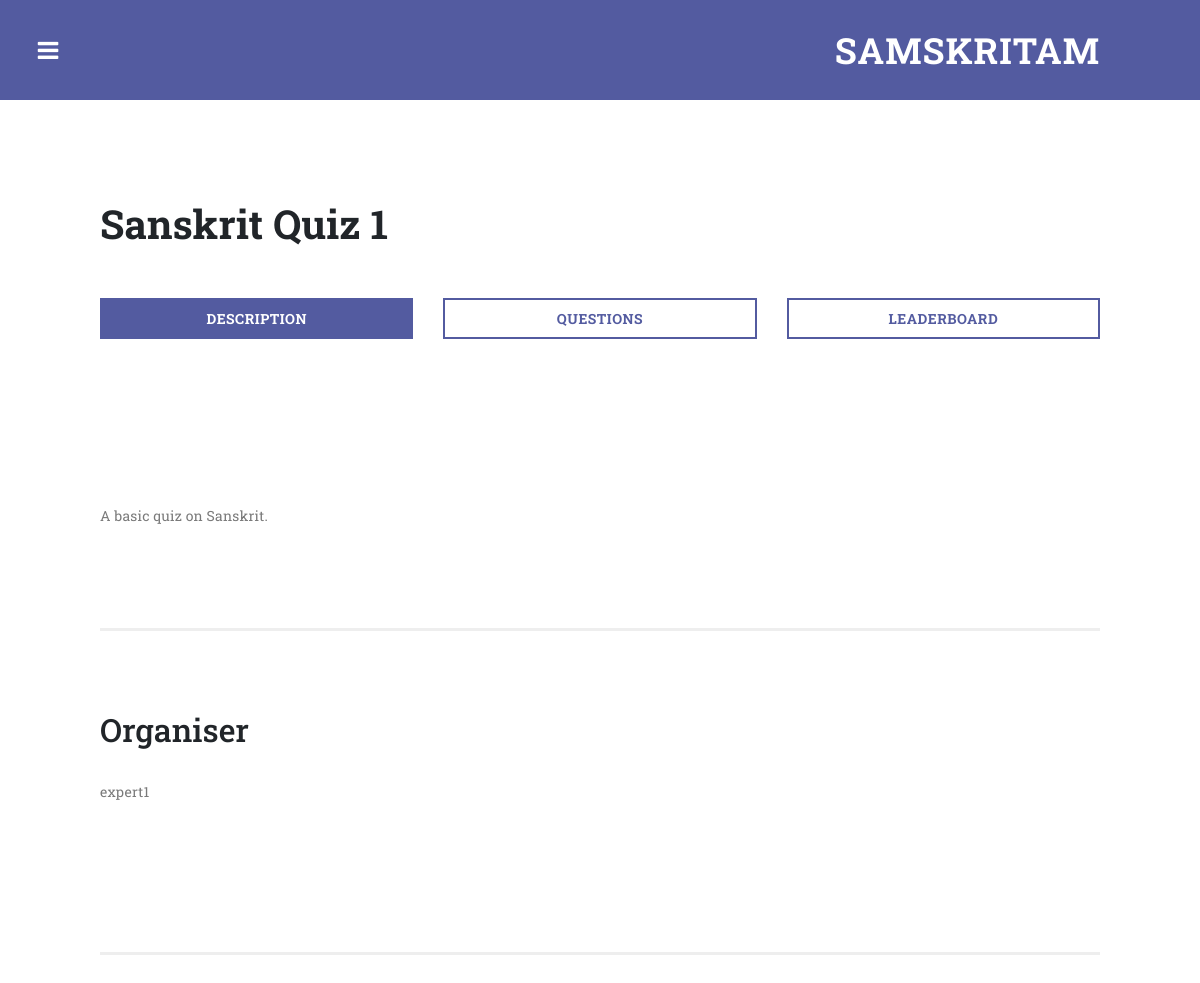
The app's page /competition_description/4/ with its own data.
### main/models.py (models this page shows, shortened)
class Competition(models.Model):
    name = models.CharField(max_length=200)
    organiser = models.ForeignKey(User,on_delete=models.SET_NULL,null=True)
    description = models.TextField(default='-')
    start_time = models.DateTimeField(null = True)
    end_time = models.DateTimeField(null = True)
    imageurl = models.TextField(null = True, blank = True,default='-')
    imagename = models.TextField(null = True, blank =True,default='-')

### main/views.py (the view, shortened to what this page needs)
# urls.py: path('competition_description/<int:pk>/',views.competition_description,name="competition_description"),
def competition_description(request,pk):
    expert = None
    if request.user.is_authenticated:
        if Expert_data.objects.filter(user = request.user):
            expert = request.user
    competition = Competition.objects.get(pk=pk)
    return render(request,'main/competition_description.html',{"expert":expert,"competition":competition})

### templates/main/competition_description.html (shortened to what this page needs)
{%extends "main/base.html"%}
{% load static %}
{% block content %}
<div class="row">
                  <div class="col-md-12">
                    <div class="section-heading">
                      <h2 style="font-size:40px">{{competition.name}}</h2>
                    </div>
                  </div>
                      <div class="col-md-4">
                        <div class="filled-rectangle-button">
                          <a href="{% url 'competition_description' pk=competition.pk %}">Description</a>
                        </div>
                      </div>
                      <div class="col-md-4">
                        <div class="border-rectangle-button">
                          <a href="{% url 'competition_questions' pk=competition.pk %}">Questions</a>
                        </div>
                      </div>
                      <div class="col-md-4">
                        <div class="border-rectangle-button">
                          <a href="{% url 'competition_leaderboard' pk=competition.pk %}">Leaderboard</a>
                        </div>
                      </div>
                    </div>
            <section class="simple-post">
              <div class="container-fluid">
                <div class="row">
                  <div class="col-md-12">
                    <div class="down-content">
                      <p>{{competition.description}}</p>
                    </div>
                  </div>
                </div>
              </div>
            </section>
            <section class="simple-post">
              <div class="container-fluid">
               <div class="row">
                  <div class="col-md-6">
            <h2>Organiser</h2>
                      <p>{{competition.organiser}}</p>
                      <br><br>
                  </div>
                </div>
              </div>
              </section>
{%endblock%}

### static/main/assets/css/style1.css (style rules this page uses)
body { color: #330066; background: #FFFFFF; font-family: Verdana, Arial; }
p { margin: 0.6em 0 0.6em 0; }
a { color: #330066; text-decoration: underline; }

### static/main/assets/css/templatemo-style.css (style rules this page uses)
body { font-family: 'Roboto Slab', sans-serif; }
p { font-size: 14px; line-height: 25px; color: #7a7a7a; letter-spacing: 0.2px; }
section { border-bottom: 3px solid #eee; padding-bottom: 100px; }
.simple-post { margin-top: 80px; }
.simple-post .container-fluid { padding-left: 0px; padding-right: 0px; }
.simple-post p { margin-top: 30px; margin-bottom: 0px; }
.filled-rectangle-button { margin-bottom: 30px; }
.filled-rectangle-button a { font-size: 14px; font-weight: 700; text-transform: uppercase; display: inline-block; padding: 8px; width: 100%; text-align: center; letter-spacing: 0.5px; color: #fff; border: 2px solid #535ba0; transition: all 0.5s; background-color: rgba(83,91,160,1); }
.border-rectangle-button { margin-bottom: 30px; }
.border-rectangle-button a { font-size: 14px; font-weight: 700; text-transform: uppercase; display: inline-block; padding: 8px; width: 100%; text-align: center; letter-spacing: 0.5px; color: #535ba0; border: 2px solid #535ba0; transition: all 0.5s; background-color: rgba(83,91,160,0.0); }
.section-heading h2 { margin-top: 0px; font-size: 24px; font-weight: 700; margin-bottom: 50px; }

### records on screen
Competition: name "Sanskrit Quiz 1", description "A basic quiz on Sanskrit.", organiser "expert1"
